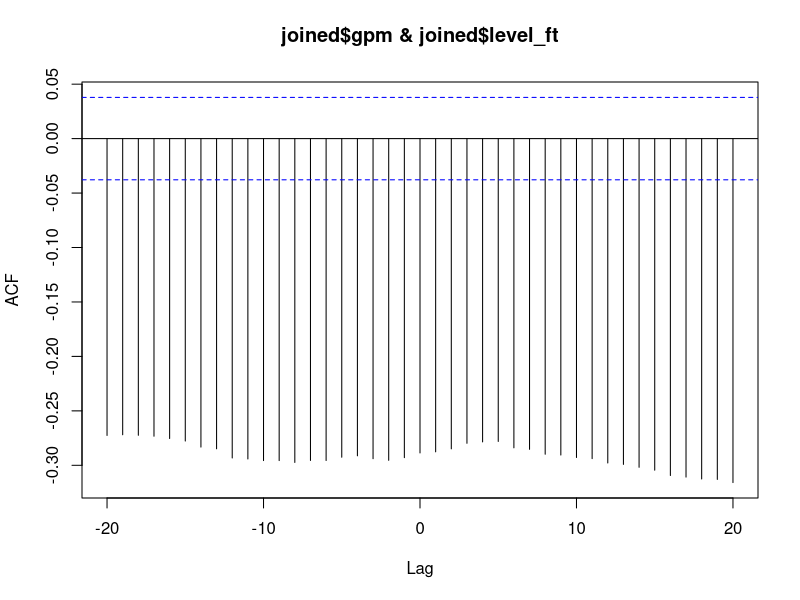
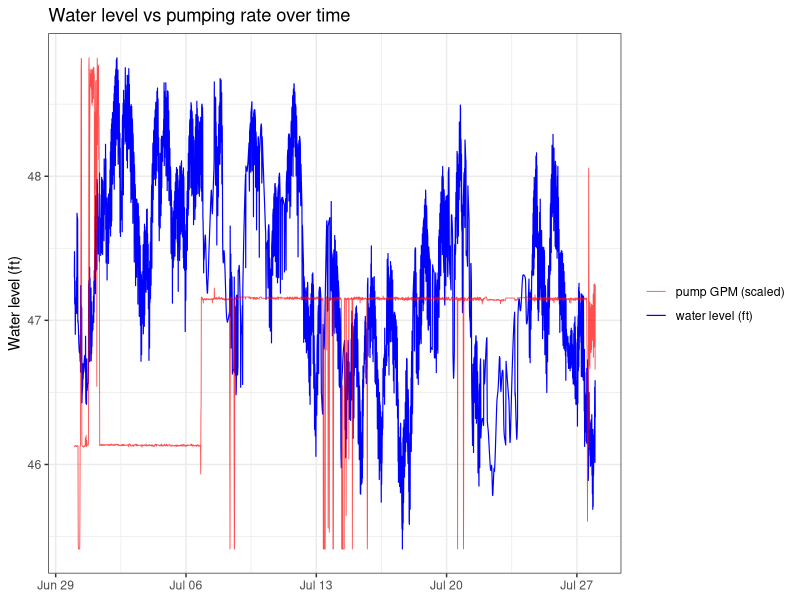
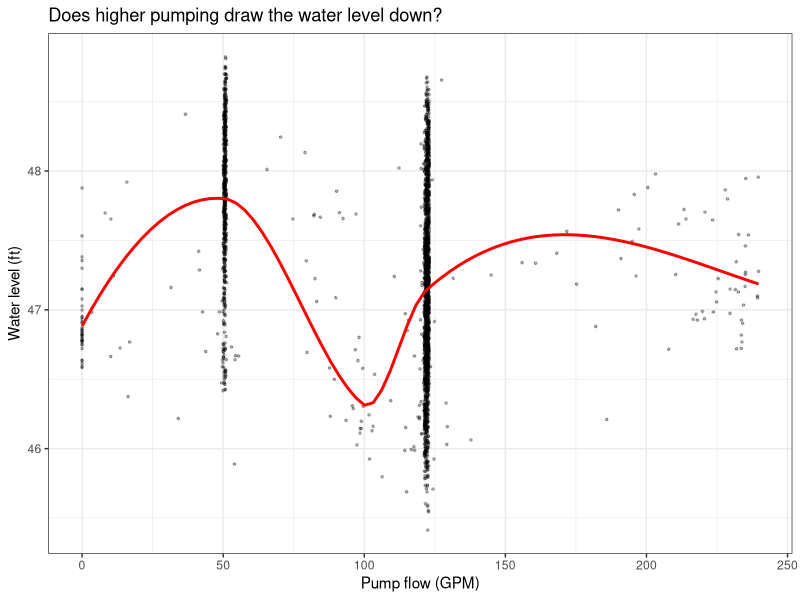
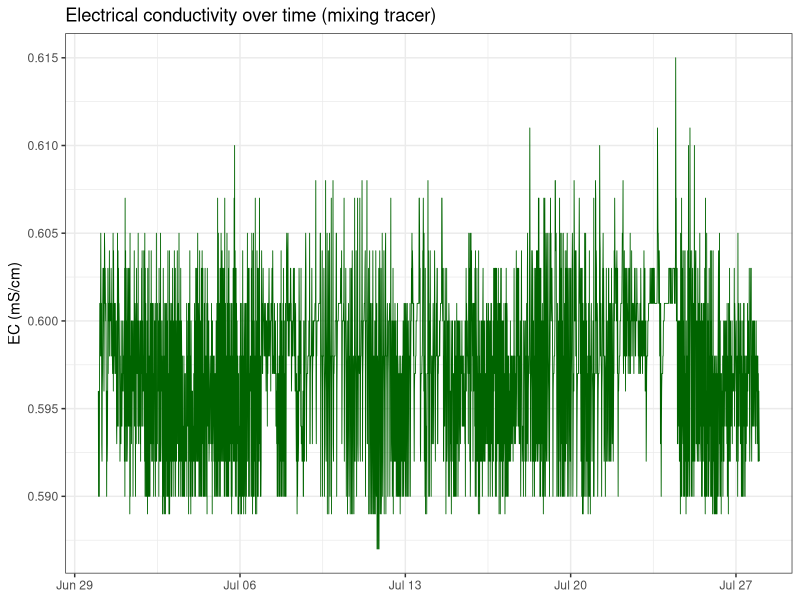

These charts were generated, in order, by the following R code:
############################################################
#  Darcy Well — water level vs geoloop pumping
#
#  Loads and cleans the HYDROS 21 water-level logger, aligns it with the
#  minute-cadence geoloop pump data, and tests whether water level responds
#  to pumping rate. Also sets up EC and water temp as mixing tracers.
############################################################

library(dplyr)
library(lubridate)
library(ggplot2)
library(readr)
library(readxl)


# --- 1. load + clean the water level logger --------------------------------
#  3 header rows; timestamps are 12-hour AM/PM; keep the columns we need.
wl_raw <- read_csv(
  "zentra.csv",
  skip = 3, col_names = FALSE, show_col_types = FALSE)

water <- wl_raw %>%
  transmute(
    TIMESTAMP = mdy_hms(X1, tz = "UTC"),
    level_mm  = as.numeric(X2),
    water_temp_C = as.numeric(X3),
    EC = as.numeric(X4)
  ) %>%
  filter(!is.na(TIMESTAMP), !is.na(level_mm)) %>%
  mutate(level_ft = level_mm / 304.8)

cat("water level:", nrow(water), "rows,",
    format(min(water$TIMESTAMP)), "to", format(max(water$TIMESTAMP)), "\n")


# --- 2. load the geoloop data (from the other script) ----------------------
geo <- read_excel("P829_Geoloop_63026_72726.xlsx", sheet = "Export") %>%
  transmute(TIMESTAMP = as_datetime(TIMESTAMP, tz = "UTC"),
            gpm = GeoloopGPM, vfd = VFDFreq,
            from_bldg_F = GeoloopFromBldgT, to_bldg_F = GeoloopToBldgT)


# --- 3. align them on a common 15-min grid ---------------------------------
#  water level is 15-min; average the 1-min geoloop into 15-min bins, then join.
geo_15 <- geo %>%
  mutate(t15 = floor_date(TIMESTAMP, "15 minutes")) %>%
  group_by(t15) %>%
  summarize(gpm = mean(gpm, na.rm = TRUE),
            vfd = mean(vfd, na.rm = TRUE),
            from_bldg_F = mean(from_bldg_F, na.rm = TRUE),
            to_bldg_F = mean(to_bldg_F, na.rm = TRUE),
            .groups = "drop")

joined <- water %>%
  mutate(t15 = floor_date(TIMESTAMP, "15 minutes")) %>%
  left_join(geo_15, by = "t15") %>%
  filter(!is.na(gpm))

# =========================================================
#  BETTER-CORRELATION EXPLORATION
# =========================================================

library(dplyr)

# make sure it's time-ordered before any lag/difference operations
joined <- joined %>% arrange(TIMESTAMP)

# --- 1. rate of change of level (drawdown rate) ---
joined <- joined %>%
  mutate(level_dt = level_ft - lag(level_ft))

cat("level vs gpm (raw):    ", round(cor(joined$level_ft, joined$gpm, use="complete.obs"), 3), "\n")
cat("level_dt vs gpm:       ", round(cor(joined$level_dt, joined$gpm, use="complete.obs"), 3), "\n")

# --- 2. pump-on only ---
on <- joined %>% filter(vfd > 0)
cat("level_dt vs gpm (on):  ", round(cor(on$level_dt, on$gpm, use="complete.obs"), 3), "\n")

# --- 3. lag: which offset best aligns pumping with level ---
cc <- ccf(joined$gpm, joined$level_ft, lag.max = 20,
          na.action = na.omit, plot = TRUE)
best <- cc$lag[which.max(abs(cc$acf))]
cat("best lag (15-min steps):", best, "\n")

# --- 4. water level vs pumping over time (dual view) -----------------------
#  scale gpm to overlay on the level axis for visual comparison
lvl_rng <- range(joined$level_ft, na.rm = TRUE)
gpm_rng <- range(joined$gpm, na.rm = TRUE)
scale_gpm <- function(x) (x - gpm_rng[1])/diff(gpm_rng) * diff(lvl_rng) + lvl_rng[1]

ggplot(joined, aes(TIMESTAMP)) +
  geom_line(aes(y = level_ft, color = "water level (ft)"), linewidth = 0.4) +
  geom_line(aes(y = scale_gpm(gpm), color = "pump GPM (scaled)"),
            linewidth = 0.3, alpha = 0.7) +
  scale_color_manual(values = c("water level (ft)" = "blue",
                                "pump GPM (scaled)" = "red")) +
  labs(x = NULL, y = "Water level (ft)", color = NULL,
       title = "Water level vs pumping rate over time") +
  theme_bw()


# --- 5. direct relationship: level vs gpm ----------------------------------
ggplot(joined, aes(gpm, level_ft)) +
  geom_point(alpha = 0.3, size = 0.6) +
  geom_smooth(method = "loess", se = FALSE, color = "red") +
  labs(x = "Pump flow (GPM)", y = "Water level (ft)",
       title = "Does higher pumping draw the water level down?") +
  theme_bw()

# correlation (expect negative: more pumping -> lower level)
cat("correlation level vs gpm:",
    round(cor(joined$level_ft, joined$gpm, use = "complete.obs"), 3), "\n")


# --- 6. EC and water temp as mixing tracers --------------------------------
#  EC and temperature can reveal whether pumped/injected water is mixing
#  between aquifers. watch for shifts that track pumping.
ggplot(joined, aes(TIMESTAMP)) +
  geom_line(aes(y = EC), color = "darkgreen", linewidth = 0.3) +
  labs(x = NULL, y = "EC (mS/cm)",
       title = "Electrical conductivity over time (mixing tracer)") +
  theme_bw()
